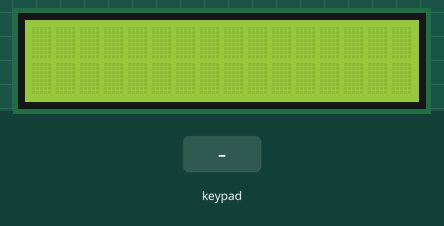
This sketch was run on a simulated Arduino Uno, built with avr-gcc and run on an emulated ATmega328P. On the bench: 16×2 character LCD. Wiring (inferred from the names in the program): 4×3 keypad with keys 1 2 3 4 5 6 7 8 9 # 0 *: rows pin 4, pin 3, pin 2, pin 1; columns pin 5, pin 6, pin 7. The test bench sets the inputs (shaded band).

Above: at 0.8 s.
0.9 s: keypad keys 4 3 2 1 # pressed 0.4 s apart
At 3.9 s:
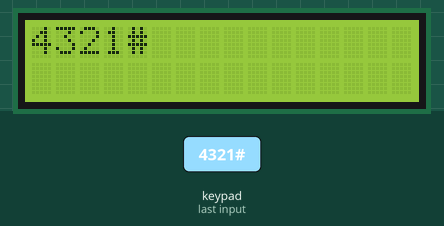
4.4 s: key '#' pressed
At 5.3 s:
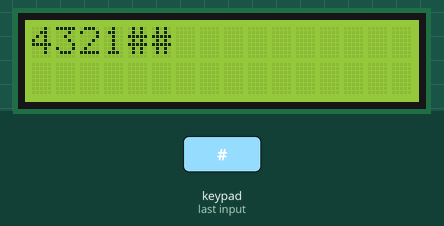
5.9 s: key '*' pressed
At 6.5 s:
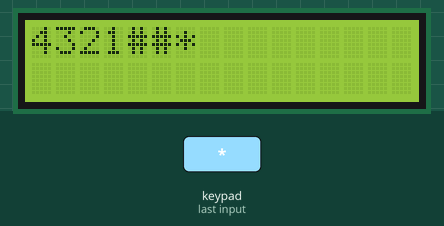
7.4 s: keypad keys 4 3 2 1 * pressed 0.4 s apart
At 10.0 s:
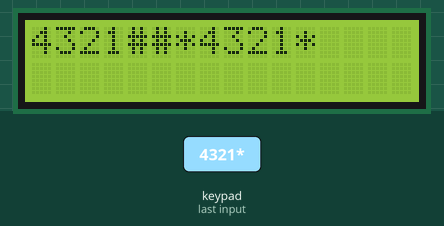
10.9 s: keypad keys 5 6 7 # pressed 0.4 s apart
At 12.4 s:
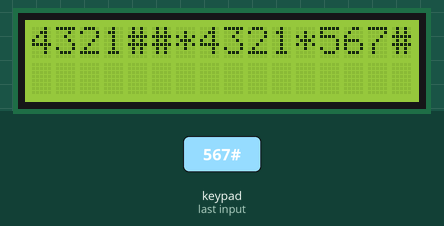
Timing chart, 0 to 13.9 s (numbered marks = the images above; inputs shaded):
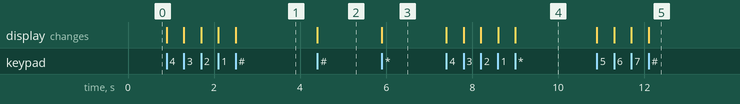

Measured:
- after the input at 0.9 s, the display: first changes at once (image 1 shows a later state)
- after the input at 4.4 s, the display: changes at once (image 2)
- after the input at 5.9 s, the display: changes at once (image 3)
- after the input at 7.4 s, the display: first changes at once (image 4 shows a later state)
- after the input at 10.9 s, the display: first changes at once (image 5 shows a later state)

The sketch:

main.ino
```cpp
#include <LiquidCrystal.h>
#include <Arduino_FreeRTOS.h>
#include <queue.h>

#define LED 0
#define NO_KEY 0

const byte rows = 4; //four rows
const byte cols = 3; //three columns
char keys[rows][cols] = {
  {'1','2','3'},
  {'4','5','6'},
  {'7','8','9'},
  {'#','0','*'}
};
byte rowPins[rows] = {4,3,2,1}; //connect to the row pinouts of the keypad
byte colPins[cols] = {5,6,7}; //connect to the column pinouts of the keypad

void keypad_init();
char keypadPressed();
void turnOffAllRows();

LiquidCrystal lcd(13,12,11,10,9,8);

void task1(void *pv); //write on LCD
void task2(void *pv); //get input from keypad

TaskHandle_t taskone_handle;

QueueHandle_t queue;

void setup()
{
    keypad_init();
    pinMode(LED,INPUT_PULLUP);
    //keypad.begin(keys);
    lcd.begin(16,2);
    //keypad.setDebounceTime(200);
    queue =  xQueueCreate(10,sizeof(char));
    xTaskCreate(task1,NULL,configMINIMAL_STACK_SIZE,NULL,2,NULL);
    xTaskCreate(task2,NULL,configMINIMAL_STACK_SIZE,NULL,3,NULL);
    vTaskStartScheduler();
}

void loop()
{

}

void task1(void *pv)
{
    int ret;
    char x;
    while(1)
    {
        ret = xQueueReceive(queue,&x,200/portTICK_PERIOD_MS);
        if(ret == pdPASS)
        {
            //received character
            lcd.print(x);
        }
    }
}

void task2(void *pv)
{
    char x;
    int state = HIGH;
    int ret;
    while(1)
    {

        x = keypadPressed();
        if(x != NO_KEY)
        {
            xQueueSend(queue,&x,200/portTICK_PERIOD_MS);
            vTaskDelay(300/portTICK_PERIOD_MS);
        }

    }
}

//get key received
char keypadPressed()
{
    for(int i=0; i<rows;i++)
    {
        //turn all off rows
        turnOffAllRows();
        //turn row i on
        digitalWrite(rowPins[i],LOW);
        for(int j=0; j<cols;j++)
        {
            if(digitalRead(colPins[j]) == LOW)
            {
                //return the char
                return keys[i][j];
            }
        }
    }
    return NO_KEY;
}

//turn off all rows
void turnOffAllRows()
{
    for(int i=0; i<rows;i++)
    {
        digitalWrite(rowPins[i],HIGH);
    }

}

//init keypad
void keypad_init()
{
    for(int i=0;i<rows;i++)
    {
        pinMode(rowPins[i],OUTPUT);
    }
    for(int i=0;i<cols;i++)
    {
        pinMode(colPins[i],INPUT_PULLUP);
    }

}
```
